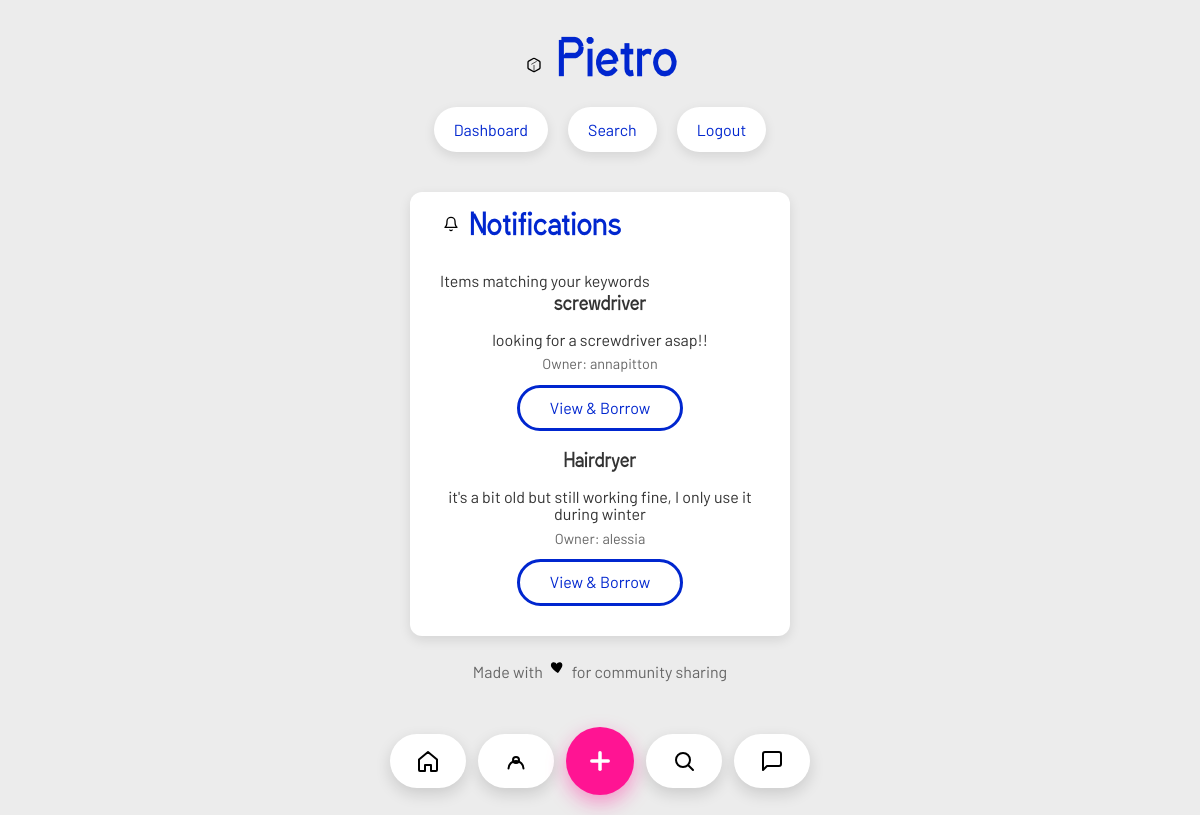
Page /notifications (signed in) on the earlier database version.
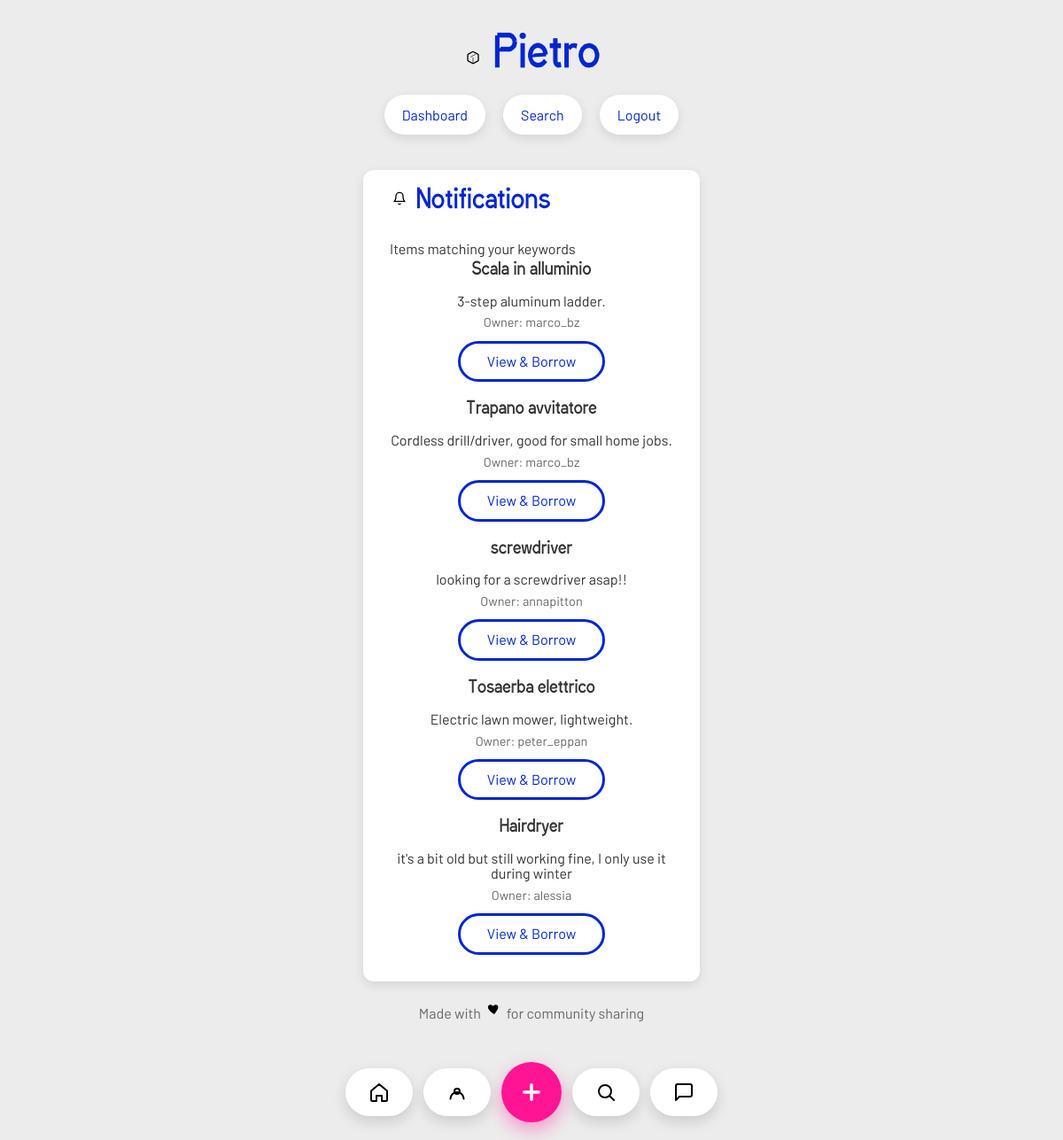
Same page on the later database version.
### tables this page shows
CREATE TABLE items (
            id INTEGER PRIMARY KEY AUTOINCREMENT,
            name TEXT NOT NULL,
            description TEXT,
            owner_id INTEGER NOT NULL,
            status TEXT DEFAULT 'available',
            keywords TEXT, category TEXT, photo TEXT,
            FOREIGN KEY (owner_id) REFERENCES "users_old" (id)
        );

CREATE TABLE users (
                id INTEGER PRIMARY KEY AUTOINCREMENT,
                username TEXT UNIQUE NOT NULL,
                email TEXT UNIQUE,
                password TEXT NOT NULL,
                location TEXT,
                categories TEXT
            , photo TEXT, latitude REAL, longitude REAL);

### app.py (the view)
@app.route('/notifications')
def notifications():
    if 'user_id' not in session:
        return redirect(url_for('login'))
    conn = get_db_connection()
    cursor = conn.cursor()
    cursor.execute('SELECT categories FROM users WHERE id = ?', (session['user_id'],))
    user = cursor.fetchone()
    user_categories = user['categories'].split(',') if user and user['categories'] else []
    user_categories = [cat.strip() for cat in user_categories]
    matching_items = []
    for category in user_categories:
        if category:
            cursor.execute('''
                SELECT i.*, u.username as owner
                FROM items i
                JOIN users u ON i.owner_id = u.id
                WHERE i.category = ? AND i.owner_id != ? AND i.status IN ('available', 'requested')
                ORDER BY i.id DESC
            ''', (category, session['user_id']))
            items = cursor.fetchall()
            matching_items.extend(items)
    conn.close()
    return render_template('notifications.html', items=matching_items)

### app.py (called while the page is built)
def get_db_connection():
    conn = sqlite3.connect(DATABASE)
    conn.row_factory = sqlite3.Row
    conn.create_function('distance_km', 4, haversine_km)
    return conn

@app.context_processor
def inject_current_user_photo():
    if 'user_id' not in session:
        return {'current_user_photo': None}
    conn = get_db_connection()
    cursor = conn.cursor()
    cursor.execute('SELECT photo FROM users WHERE id = ?', (session['user_id'],))
    row = cursor.fetchone()
    conn.close()
    return {'current_user_photo': row['photo'] if row else None}

### templates/notifications.html (shortened to what this page needs)
<!DOCTYPE html>
<html lang="en">
<head>
    <link rel="stylesheet" href="{{ url_for('static', filename='style.css') }}">
</head>
<body>
    <div class="container">
        <header>
            <h1><span class="icon icon-package" aria-hidden="true"></span> Pietro</h1>
            <nav>
                <a href="{{ url_for('dashboard') }}">Dashboard</a>
                <a href="{{ url_for('search') }}">Search</a>
                <a href="{{ url_for('logout') }}">Logout</a>
            </nav>
        </header>
        <main>
            <section class="notifications-section">
                <h2><span class="icon icon-bell" aria-hidden="true"></span> Notifications</h2>
                <p class="notifications-info">Items matching your keywords</p>
                {% if items %}
                <div class="item-list">
                    {% for item in items %}
                    <div class="item-card">
                        <h3>{{ item.name }}</h3>
                        <p>{{ item.description }}</p>
                        <p class="owner-info">Owner: {{ item.owner }}</p>
                        <a href="{{ url_for('item_detail', item_id=item.id) }}" class="btn-primary">View & Borrow</a>
                    </div>
                    {% endfor %}
                </div>
                {% else %}
                <p class="empty-state">No new notifications. Update your keywords in your profile to get notified!</p>
                {% endif %}
            </section>
        </main>
        {% include 'footer_nav.html' %}
        <footer>
            <p>Made with <span class="icon icon-heart" aria-hidden="true"></span> for community sharing</p>
        </footer>
    </div>
</body>
</html>

Differences in the rows shown:
added items: name "Scala in alluminio", description "3-step aluminum ladder.", owner "marco_bz"
added items: name "Trapano avvitatore", description "Cordless drill/driver, good for small home jobs.", owner "marco_bz"
added items: name "Tosaerba elettrico", description "Electric lawn mower, lightweight.", owner "peter_eppan"
